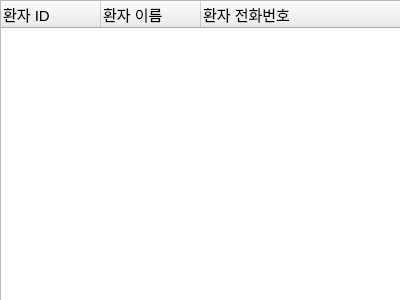
<?xml version="1.0" encoding="UTF-8"?>
<ui version="4.0">
 <class>ChoosePatientManager</class>
 <widget class="QWidget" name="ChoosePatientManager">
  <property name="geometry">
   <rect>
    <x>0</x>
    <y>0</y>
    <width>400</width>
    <height>300</height>
   </rect>
  </property>
  <property name="windowTitle">
   <string>Form</string>
  </property>
  <widget class="QTreeWidget" name="treeWidget">
   <property name="geometry">
    <rect>
     <x>0</x>
     <y>0</y>
     <width>401</width>
     <height>301</height>
    </rect>
   </property>
   <column>
    <property name="text">
     <string>환자 ID</string>
    </property>
    <property name="font">
     <font>
      <pointsize>11</pointsize>
     </font>
    </property>
   </column>
   <column>
    <property name="text">
     <string>환자 이름</string>
    </property>
    <property name="font">
     <font>
      <pointsize>11</pointsize>
     </font>
    </property>
   </column>
   <column>
    <property name="text">
     <string>환자 전화번호</string>
    </property>
    <property name="font">
     <font>
      <pointsize>11</pointsize>
     </font>
    </property>
   </column>
  </widget>
 </widget>
 <resources/>
 <connections/>
</ui>
